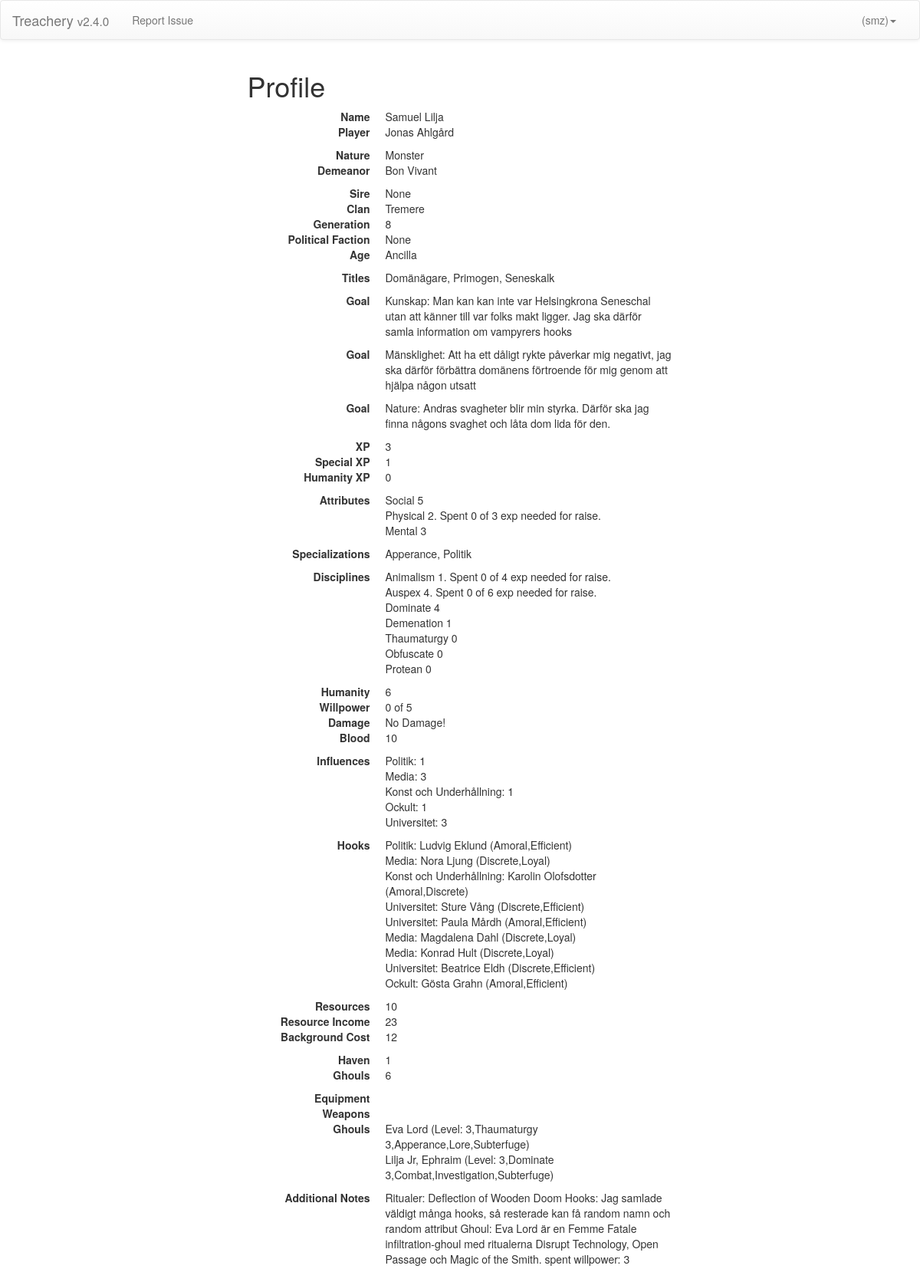
Before: /gm/character/4 (signed in) with the older database file.
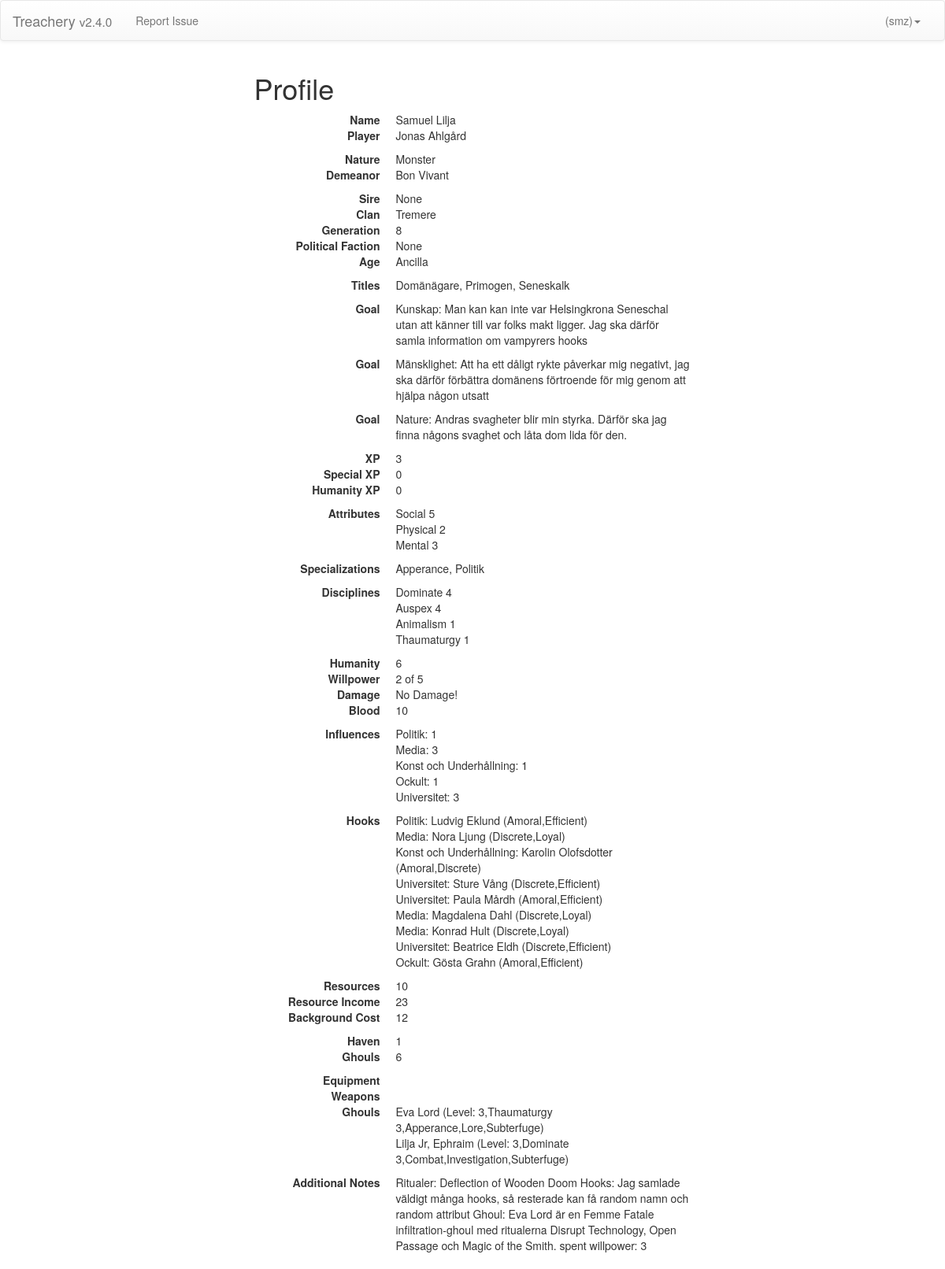
After: the same page with the newer database file.
### players/models.py (models this page shows, shortened)
class Character(Model):
    name = CharField(max_length=200)
    user = OneToOneField(
                        User,
                        related_name='character',
                        blank=True,
                        null=True)
    nature  = ForeignKey(Nature,related_name='+')
    demeanor= ForeignKey(Nature,related_name='+')
    sire    = ForeignKey('Character',blank=True,null=True)
    clan    = ForeignKey(Clan,blank=True,null=True)
    generation = PositiveIntegerField(default=13)
    age     = ForeignKey(Age)
    titles  = ManyToManyField(Title, blank=True)
    open_goal1  = TextField(blank=True)
    open_goal2  = TextField(blank=True)
    hidden_goal = TextField(blank=True)
    attributes  = ManyToManyField(AttributeRating,    blank=True)
    specializations = ManyToManyField(Specialization, blank=True)
    disciplines = ManyToManyField(DisciplineRating,   blank=True)
    humanity   = PositiveIntegerField(default=7)
    max_willpower  = PositiveIntegerField(default=0)
    willpower  = PositiveIntegerField(default=0)
    blood      = PositiveIntegerField(default=10)
    bashing = PositiveIntegerField(default=0)
    lethal = PositiveIntegerField(default=0)
    aggravated = PositiveIntegerField(default=0)
    hooks  = ManyToManyField(Hook,  blank=True, related_name='master')
    resources  = PositiveIntegerField(default=0)
    rituals     = ManyToManyField(RitualRating,       blank=True)
    boons  = ManyToManyField(Boon,  blank=True)
    frenzyTriggers = TextField(blank=True)
    relationships = ManyToManyField(Relationship, related_name='master', blank=True)
    canon_fact        = ManyToManyField(CanonFact, blank=True)
    political_faction = ForeignKey(PoliticalFaction, blank=True,null=True)
    concept = TextField(blank=True)
    herd  = PositiveIntegerField(choices=((0,0),(1,1),(2,2),(3,3)),default=0)
    haven = PositiveIntegerField(choices=((0,0),(1,1),(2,2),(3,3)),default=0)
    equipment = ManyToManyField(Equipment, blank=True)
    weapons   = ManyToManyField(Weapon,    blank=True)
    ghouls    = ManyToManyField(Ghoul,     blank=True)
    exp          = PositiveIntegerField(default=0)
    humanity_exp = PositiveIntegerField(default=0)
    special_exp  = PositiveIntegerField(default=0)
    additional_notes = TextField(blank=True)
    def display_disciplines(self):
        disps =  list(self.disciplines.all())
        disps = [disp.display() for disp in disps]
        return "\n".join(disps)
    def display_attributes(self):
        disps =  list(self.attributes.all())
        disps = [disp.display() for disp in disps]
        return "\n".join(disps)
    def get_influences(self):
        return {inf.name:len(self.hooks.filter(influence=inf)) for inf in Influence.objects.all()}
    def resource_income(self):
        ratings = self.get_influences()
        weights = [0, 1, 5, 10]
        income = 0
        for influence, rating in ratings.items():
            income += weights[rating]
        return income
    def get_backgrounds(self):
        ghouls = sum([ghoul.level for ghoul in self.ghouls.all()])
        equipment = len(list(self.equipment.all()))
        weapons = sum([weapon.resources for weapon in self.weapons.all()])
        return  {'haven': self.haven,
                 'herd': self.herd,
                 'ghouls': ghouls,
                 'equipment': equipment,
                 'weapons': weapons}
    def background_to_cost(self,backs):
        if backs < 3:
            return backs
        else:
            return backs * 2 - 2
    def background_cost(self):
        backs = sum([value for key,value in self.get_backgrounds().items()])
        return self.background_to_cost(backs)
    def get_hooks(self):
        return ['{}: {} ({})' .format(h.influence, h.name, toStrList(h.attributes.all()))
             for h in self.hooks.all()]

class AttributeRating(Model):
    attribute = ForeignKey(Attribute, null=True, blank=True)
    learned = BooleanField(default=False)
    learning = BooleanField(default=False)
    elder_blood = BooleanField(default=False)
    mentor = BooleanField(default=False)
    value = PositiveIntegerField(default=1)
    exp = PositiveIntegerField(default=0)
    def get_needed(self):
        needed = ATTRIBUTE_TABLE[self.value]
        bonus = []
        if self.elder_blood:
            needed -= 1
            bonus += ["Elder Blood"]
        if self.mentor:
            needed -= 1
            bonus += ["Mentor"]
        bonus = ','.join(bonus)
        if bonus != "":
           bonus = "({})".format(bonus)
        return {'needed':needed,'bonus':bonus}
    def spending(self):
        if self.learned:
            need = self.get_needed()
            return ". Spent {} of {} exp needed for raise. {}"\
             .format(self.exp,need['needed'],need['bonus'])
        else:
            return ""
    def display(self):
        return '{} {}{}'.format(self.attribute.name, self.value,self.spending())

class Attribute(Model):
    name = CharField(max_length=200)

class DisciplineRating(Model):
    discipline = ForeignKey(Discipline, null=True, blank=True)
    value = PositiveIntegerField(default=1)
    elder_powers = ManyToManyField(ElderPower, blank=True)
    learned = BooleanField(default=False)
    learning = BooleanField(default=False)
    elder_blood = BooleanField(default=False)
    in_clan = BooleanField(default=False)
    mentor = BooleanField(default=False)
    exp = PositiveIntegerField(default=0)
    def __str__(self):
        return '{} {}'.format(self.discipline.name, str(self.value))
    def get_needed(self):
        needed = DISPLINE_TABLE[self.value]
        bonus = []
        if self.elder_blood:
            needed -= 1
            bonus += ["Elder Blood"]
        if self.in_clan:
            needed -= 1
            bonus += ["Clan"]
        if self.mentor:
            needed -= 1
            bonus += ["Mentor"]
        bonus = ','.join(bonus)
        if bonus != "":
           bonus = "({})".format(bonus)
        return {'needed':needed,'bonus':bonus}
    def spending(self):
        if self.learned:
            need = self.get_needed()
            return ". Spent {} of {} exp needed for raise. {}"\
             .format(self.exp,need['needed'],need['bonus'])
        else:
            return ""
    def display(self):
        return '{} {}{}'.format(self.discipline.name, self.value,self.spending())

class Discipline(Model):
    name = CharField(max_length=200)

class Nature(Model):
    name = CharField(max_length=200)
    def __str__(self):
        return self.name

class Clan(Model):
    name = CharField(max_length=200)
    theme = TextField(blank=True)
    clan_disciplines = ManyToManyField(Discipline, blank=True)
    def __str__(self):
        return self.name

class Age(Model):
    name = CharField(max_length=200)
    action_options = ManyToManyField(ActionOption, blank=True)
    def __str__(self):
        return self.name

class Title(Model):
    name = CharField(max_length=200)
    action_options = ManyToManyField(ActionOption, blank=True)
    def __str__(self):
        return self.name

class Specialization(Model):
    name = CharField(max_length=200)
    def __str__(self):
        return self.name

class Hook(Model):
    name = CharField(max_length=200)
    concept = CharField(max_length=200,blank=True)
    influence = ForeignKey(Influence)
    attributes = ManyToManyField(HookAttribute,blank=True)
    def __master__(self):
        try:
            master = Character.objects.filter(hooks__name = self.name)[0].name
            print (str(master))
        except IndexError:
            master = ""
        return master
    __master__.admin_order_field = 'master__name'

class HookAttribute(Model):
    name = CharField(max_length=200)
    def __str__(self):
        return self.name

class Influence(Model):
    name = CharField(max_length=200)
    def __str__(self):
        return self.name

class Ghoul(Model):
  name = CharField(max_length=200)
  level = PositiveIntegerField(choices=((1,1),(2,2),(3,3)),default=1)
  hook = OneToOneField(Hook,blank=True,null=True)
  disciplines = ManyToManyField(DisciplineRating, blank=True)
  specializations = ManyToManyField(Specialization, blank=True)
  def __str__(self):
        return '{} (Level: {},{},{}) ' .format(
            self.name,
            self.level,
            toStrList(self.disciplines.all()),
            toStrList(self.specializations.all()))

### gamemaster/views.py (the view)
def character_display(request, character):
    return render(request, 'character_display.html',
                  {'character': Character.objects.get(pk=character)})

### players/models.py (called while the page is built)
def toStrList(qrySet):
    return ','.join(map(str,list(qrySet)))

### players/templatetags/player_extras.py (called while the page is built)
@register.simple_tag
def app_version():
    return settings.APP_VERISON

### gamemaster/templates/character_display.html
{% extends "base.html" %}
{% block content %}
  <div class="row">
    <div class="col-md-offset-3 col-md-6">
      <h1>Profile</h1>
    </div>
  </div>
  {% include "elements/profile_element.html" %}
{% endblock %}

### players/templates/elements/profile_element.html (shortened to what this page needs)
<div class="row">
  <div class="col-md-offset-3 col-md-6">
    <dl class="dl-horizontal">
      <dt>Name</dt>
      <dd>{{ character.name }}</dd>
      <dt>Player</dt>
      <dd>
      {% if character.user.first_name %}
        {{character.user.first_name}} {{character.user.last_name}}
      {% else %}
        {{character.user}}
      {% endif%}
      </dd>
      <dt>Nature</dt>
      <dd>{{ character.nature }}</dd>
      <dt>Demeanor</dt>
      <dd>{{ character.demeanor }}</dd>
      <dt>Sire</dt>
      <dd>{{ character.sire }}</dd>
      <dt>Clan</dt>
      <dd>{{character.clan}}</dd>
      <dt>Generation</dt>
      <dd>{{character.generation}}</dd>
      <dt>Political Faction</dt>
      <dd>{{character.political_faction}}</dd>
      <dt>Age</dt>
      <dd>{{character.age}}</dd>
      <dt>Titles</dt>
      <dd>{{ character.titles.all|join:", " }}</dd>
      <dt>Goal</dt>
      <dd>{{character.open_goal1}}</dd>
      <dt>Goal</dt>
      <dd>{{character.open_goal2}}</dd>
      <dt>Goal</dt>
      <dd>{{character.hidden_goal}}</dd>
      <dt>XP</dt>
      <dd>{{character.exp}}</dd>
      <dt>Special XP</dt>
      <dd>{{character.special_exp}}</dd>
      <dt>Humanity XP</dt>
      <dd>{{character.humanity_exp}}</dd>
      <dt>Attributes</dt>
      <dd>{{ character.display_attributes|linebreaks }}</dd>
      <dt>Specializations</dt>
      <dd>{{ character.specializations.all|join:", " }}</dd>
      <dt>Disciplines</dt>
      <dd>{{ character.display_disciplines|linebreaks }}</dd>
      <dt>Humanity</dt>
      <dd>{{ character.humanity}}</dd>
      <dt>Willpower</dt>
      <dd>{{ character.willpower}} of {{ character.max_willpower}}</dd>
      <dt>Damage</dt>
      <dd>
          {% if not character.bashing and not character.lethal and not character.aggravated %}
            No Damage!
          {% endif %}
          </dd>
      <dt>Blood</dt>
      <dd>{{ character.blood}}</dd>
      <dt>Influences</dt>
          {% for influence, rating in character.get_influences.items %}
            {% if rating > 0 %} <dd> {{influence}}: {{rating}}</dd> {% endif %}
          {% endfor %}
      <dt>Hooks</dt>
      <dd>  {{ character.get_hooks | join:"<br>" }} </dd>
      <dt>Resources</dt>
      <dd>{{ character.resources}}</dd>
      <dt>Resource Income</dt>
      <dd>{{character.resource_income}}</dd>
      <dt>Background Cost</dt>
      <dd>{{character.background_cost}}</dd>
          {% for background, rating in character.get_backgrounds.items %}
            {% if rating > 0 %} <dt> {{background|title}}</dt><dd> {{rating}}</dd> {% endif %}
          {% endfor %}
      <dt>Equipment</dt> <dd>
           </dd>
      <dt>Weapons</dt>
        <dd>   </dd>
      <dt>Ghouls</dt>
      <dd>
          {{ character.ghouls.all|join:"<br>" }}
          </dd>
      <dt>Additional Notes</dt>
      <dd>{{character.additional_notes}}</dd>
    </dl>
  </div>
</div>

Changed rows visible on the page:
changed Character "Samuel Lilja": special_exp "1" → "0"; display_attributes "Social 5 Physical 2. Spent 0 of 3 exp needed for raise. Mental 3" → "Social 5 Physical 2 Mental 3"; display_disciplines "Animalism 1. Spent 0 of 4 exp needed for raise. Auspex 4. Spent 0 of 6 exp needed for raise. Dominate 4 Demenation 1 Thaumaturgy 0 Obfuscate 0 Protean 0" → "Dominate 4 Auspex 4 Animalism 1 Thaumaturgy 1"; willpower "0" → "2"
